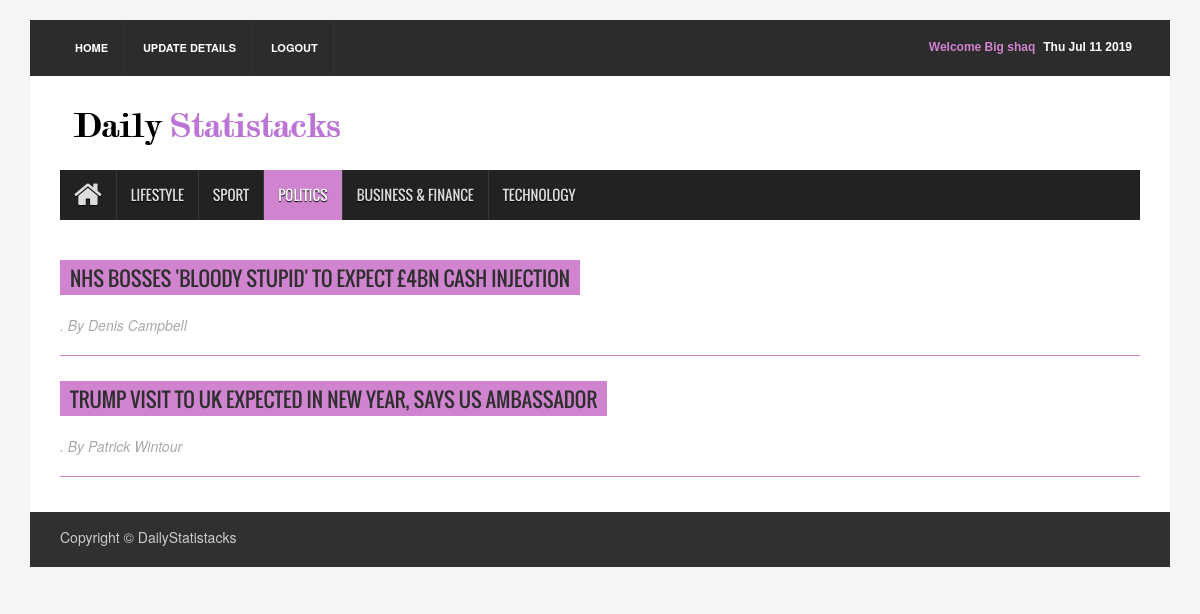
The page /newspaper/politicsRedirect/ (signed in) on the database its author committed.
### newspaper/models.py (models this page shows)
class Article( models.Model ) :
    articleType     = models.CharField( max_length = 100 )
    author          = models.CharField( max_length = 1000 )
    headline        = models.CharField( max_length = 1000 )
    body            = models.CharField( max_length = 1000000000000 )
    publicationDate = models.DateField()

### newspaper/views.py (the view)
def politicsRedirect( request ) :
    article_list = Article.objects.filter( articleType  = 'politics' )
    if ( 'username' not in request.session ) :
        context = { 'article_list' : article_list }
        return render( request , 'newspaper/politics.html' , context )
    else : ## logged in
        name         = getName( request.session['username'] )
        context      = {
                           'fName'        : name ,
                           'article_list' : article_list
                       }
        return render( request , 'newspaper/politics2.html' , context )

### newspaper/views.py (called while the page is built)
def getName( username ) :
    user     = get_object_or_404( UserAccount , email = username )
    return user.first_name

### newspaper/templates/newspaper/politics2.html (shortened to what this page needs)
{% extends "newspaper/base.html" %}
{% block content %}
{% load static %}
<div class="container">
<header id="header">
  <div class="row">
    <div class="col-lg-12 col-md-12 col-sm-12">
      <div class="header_top">
        <div class="header_top_left">
          <ul class="top_nav">
            <li><a href = "/newspaper/">Home</a></li>
            <li><a href = "/newspaper/updateRedirect/">Update Details</a></li>
            <li><a href = "/newspaper/logout/">Logout</a></li>
          </ul>
        </div>
        <div class="header_top_right">
          <p><span id="datetime"></span></p>
          <p style = 'color : #d083cf;'> Welcome {{ fName }} </p>
        </div>
      </div>
    </div>
    <div class="col-lg-12 col-md-12 col-sm-12">
      <div class="header_bottom">
        <div class="logo_area"><a href="/newspaper/" class="logo"><img src="{% static "newspaper/images/testlogo.png" %}" alt=""></a></div>
      </div>
    </div>
  </div>
</header>
<section id="navArea">
  <nav class="navbar navbar-inverse" role="navigation">
    <div id="navbar" class="navbar-collapse collapse">
      <ul class="nav navbar-nav main_nav">
        <li><a href = "/newspaper/"><span class="fa fa-home desktop-home"></span><span class="mobile-show">Home</span></a></li>
        <li><a id = 'lifestyle' href = "/newspaper/lifestyleRedirect/">Lifestyle</a></li>
        <li><a href = "/newspaper/sportRedirect/">Sport</a></li>
        <li class="active"><a href = "/newspaper/politicsRedirect/">Politics</a></li>
        <li><a href = "/newspaper/businessfinanceRedirect/">Business & Finance</a></li>
        <li><a href = "/newspaper/technologyRedirect/">Technology</a></li>
      </ul>
    </div>
  </nav>
</section>
<section id="contentSection">
  <div class="row">
    <div class="col-lg-12 col-md-12 col-sm-12">
      <div class="left_content">
        <div class="contact_area">
          {% if article_list %}
            {% for article in article_list %}
            <h2><a href = "{% url 'newspaper:detail' article.id %}"> {{ article.headline }}</a></h2><p class = "author"><i>. By {{ article.author }} </i></p>
            <br> <br>
            <hr class = "divider">
            {% endfor %}
          {% endif %}
        </div>
      </div>
    </div>
  </div>
</section>
<footer id="footer">
  <div class="footer_bottom">
    <p class="copyright">Copyright &copy; DailyStatistacks</p>
  </div>
</footer>
</div>
{% endblock %}

### newspaper/static/newspaper/assets/css/theme.css (style rules this page uses)
.navbar-inverse .navbar-nav > .active > a, .navbar-inverse .navbar-nav > .active > a:hover, .navbar-inverse .navbar-nav > .active > a:focus { background-color:#d083cf }
.contact_area > h2 { background-color:#d083cf }

### newspaper/static/newspaper/assets/css/style.css (style rules this page uses)
body { background:#f5f5f5 }
ul { padding:0; margin:0; list-style:none }
a { text-decoration:none; color:#2f2f2f }
h1, h2, h3, h4, h5, h6 { font-family:'Oswald',sans-serif }
h2 { line-height:23px }
img { border:none }
#header { display:inline; float:left; width:100%; margin-top:20px }
.header_top { background-color:#2c2c2c; display:inline; float:left; padding:0 30px; width:100% }
.header_top_left { float:left; display:inline; width:50% }
.top_nav { text-align:left }
.top_nav li { display:inline-block }
.top_nav li a { display:inline-block; border-right:1px solid #333; color:#fff; font-size:11px; font-weight:bold; padding:20px 15px; text-transform:uppercase; -webkit-transition:all 0.5s; -o-transition:all 0.5s; transition:all 0.5s }
.header_top_right { float:left; display:inline; width:50%; text-align:right }
.header_top_right > p { color:#fff; display:inline-block; float:right; font:bold 12px sans-serif; margin-bottom:0; padding-bottom:20px; padding-right:8px; padding-top:20px }
.header_bottom { background-color:#fff; display:inline; float:left; padding:15px 30px 15px; width:100% }
.logo_area { display:inline; float:left; width:31% }
.logo { font-size:45px; font-weight:bold; color:#000; font-family:'Varela',sans-serif }
.logo img { max-width:100% }
#navArea { float:left; display:inline; width:100%; padding:0 30px; background-color:#fff }
.navbar { border:medium none; border-radius:0 }
.navbar-inverse .navbar-nav > li > a { border-left:1px solid #383838; color:#ddd; font-family:'Oswald',sans-serif; display:inline-block; height:50px; line-height:50px; padding:0 14px; text-shadow:0 1px 1px #000; text-transform:uppercase; -webkit-transition:all 0.5s; -mz-transition:all 0.5s; -ms-transition:all 0.5s; -o-transition:all 0.5s; transition:all 0.5s }
.navbar-inverse .navbar-nav > li:first-child a { border:none }
.navbar-inverse .navbar-nav > .active > a, .navbar-inverse .navbar-nav > .active > a:hover, .navbar-inverse .navbar-nav > .active > a:focus { color:#fff }
.navbar-collapse { padding-left:0 }
.desktop-home { display:block; font-size:30px; margin-top:10px }
#contentSection { float:left; display:inline; width:100%; background-color:#fff; padding:0 30px }
.left_content { float:left; display:inline; width:100% }
#footer { display:inline; float:left; width:100%; margin-bottom:20px }
.footer_bottom { float:left; display:inline; width:100%; padding:10px 30px; background-color:#303030; color:#ccc }
.copyright { float:left; width:50%; padding-top:5px; text-align:left }
.contact_area { float:left; display:inline; width:100%; margin-bottom:30px }
.contact_area > h2 { color:#fff; display:inline-block; font-size:20px; padding:7px 10px 5px; text-transform:uppercase; margin-bottom:30px }
.contact_area > p { margin-bottom:20px }

### newspaper/templates/newspaper/politics2.html (style rules this page uses)
hr.divider { display: block; height: 1px; border: 0; border-top: 1px solid #d083cf; margin-top: -40px; margin-bottom: 4px; padding: 0; }
p.author { color: #aaa9aa; margin-top: -10px; }

### rows shown on the page
Article: headline "NHS BOSSES 'BLOODY STUPID' TO EXPECT £4BN CASH INJECTION", author "Denis Campbell"
Article: headline "TRUMP VISIT TO UK EXPECTED IN NEW YEAR, SAYS US AMBASSADOR", author "Patrick Wintour"

### other values the page prints
{{ fName }} "Big shaq"
